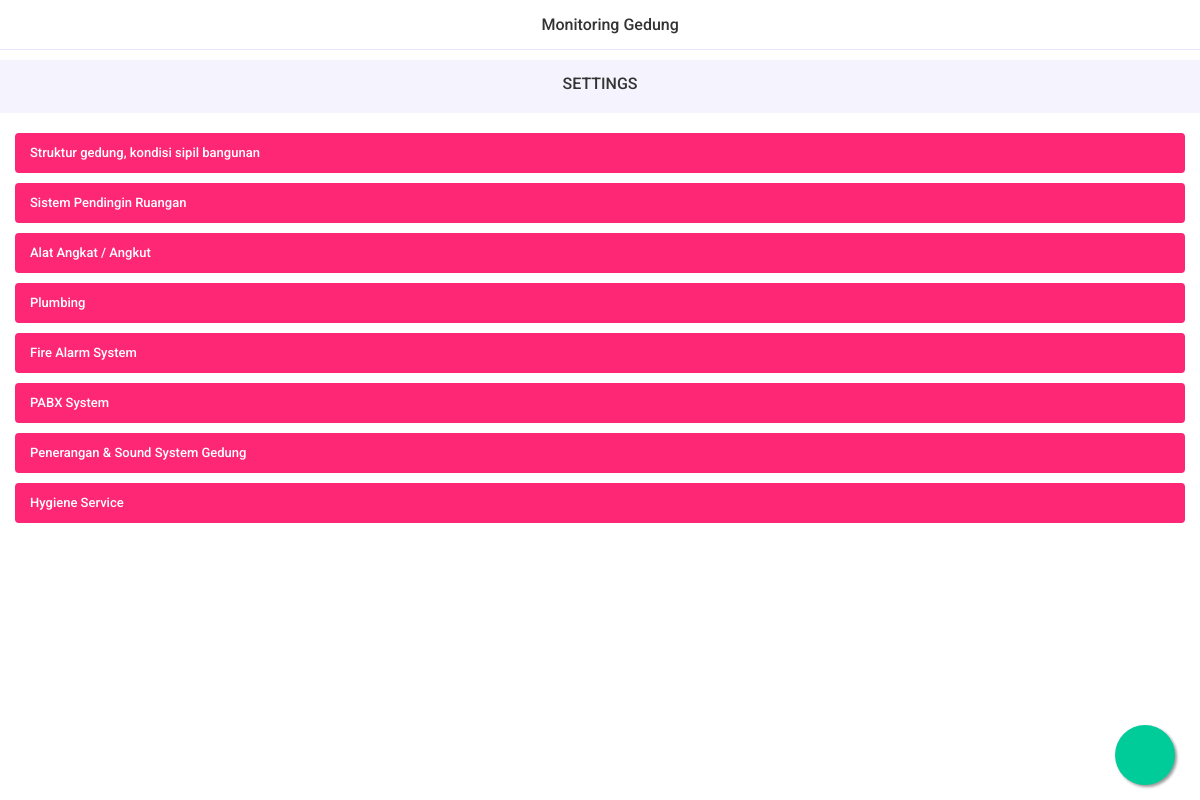
Screenshot of /menondc/settings (signed in) with the database file from the repository.
### menondc/models.py (models this page shows, shortened)
class mendc_area(models.Model):
    nama_area = models.CharField(max_length=100, name='namaArea',
                                 verbose_name='Nama Area', unique=True, blank=True, null=True)
    class Meta:
        db_table = ''
        managed = True
        verbose_name = 'area'
        verbose_name_plural = 'areas'

### menondc/views.py (the view)
# urls.py: path('settings', mendc_settings, name='mendc_settings'),
@login_required(login_url='user_login')
def mendc_settings(request):
    areas = mendc_area.objects.all()
    subareas = mendc_subarea.objects.all()
    context = {
        "areas": areas,
        "subareas": subareas,
        'title': 'Monitoring Gedung'
    }
    return render(request, 'menondc/mendc_settings.html', context)

### templates/menondc/mendc_settings.html (shortened to what this page needs)
{% extends 'base.html' %}{% load static %}
{% block navbar %}
<div class="left"><a href='{% url "mendc_home" %}' class="link"><i class="icon ion-ios-arrow-back"></i></a>
</div>
<div class="title">{{title}}</div>
{% endblock navbar %}
{% block page_wrapper %}
<div class="newsletter bg-lightblue">
  <div class="separator-small"></div>
  <div class="section-title text-center title-large">
    <h6>SETTINGS</h6>
  </div>
  <div class="separator-small"></div>
</div>
<div class="separator-medium"></div>
{% if areaCount == 0 %}
<div class="separator-large"></div>
<div class="maintenance">
  <div class="container">
    <img src="{% static 'images/maintenance.png' %}" height="300" width="300" alt="">
    <h5 class="mb-5" style="color: red;"><strong>Area Not Found</strong></h5>
  </div>
</div>
{% else %}
<div id="accordionParent" class="accordion accordion-inset">
  {% for area in areas %}
  <div class="accordion-item">
    <div class="accordion-title collapsed" data-toggle="collapse" data-target="#accordionTwo{{area.pk}}">
      {{area.namaArea}}
    </div>
  </div>
  {% endfor %}
</div>
{% endif %}
<div class="button-default">
  <a href="{% url 'mendc_area_add' %}" class="float"><i class="icon ion-ios-add my-float"></i></a>
</div>
{% endblock page_wrapper %}

### static/css/style.css (style rules this page uses)
body { font-family: 'Roboto', sans-serif; color: #888; font-size: 14px; font-weight: 400; background: #fff; }
h1, h2, h3, h4, h5, h6 { line-height: 110%; font-family: 'Roboto', sans-serif; margin: 0; font-weight: 500; color: #333; }
h6 { font-size: 16px; }
a { color: #333; }
.ion-ios-add { font-size: 22px !important; }
.bg-lightblue { background: #f5f3fd !important; }
.separator-small { height: 15px; }
.separator-medium { height: 20px; }
.section-title { margin: 0 15px 15px; }
.navbar .link { display: flex; font-size: 26px; height: 50px; align-items: center; }
.navbar .title { font-size: 16px; color: #333; font-weight: 500; }
.accordion .accordion-item .accordion-title { color: #fff; padding-left: 15px; padding-right: 15px; background: #fe2775; font-size: 15px; font-weight: 500; line-height: 50px; cursor: pointer; display: flex; }
.accordion-inset { margin: 0 15px; }
.accordion-inset .accordion-item { margin-bottom: 10px; }
.accordion-inset .accordion-item:last-child { margin-bottom: 0; }
.accordion-inset .accordion-title { border-radius: 4px; }

### templates/base.html (style rules this page uses)
.section-title { margin-bottom: 5px; }
.accordion .accordion-item .accordion-title { line-height: 40px; font-size: 13px; }

### templates/menondc/mendc_settings.html (style rules this page uses)
.float { position: fixed; width: 60px; height: 60px; bottom: 15px; right: 25px; background-color: #0C9; color: #FFF; border-radius: 50%; text-align: center; box-shadow: 2px 2px 3px #999; }
.my-float { margin-top: 22px; }
.ion-ios-add { font-size: 40px !important; }

### rows the page displays
mendc_area: namaArea "Struktur gedung, kondisi sipil bangunan"
mendc_area: namaArea "Sistem Pendingin Ruangan"
mendc_area: namaArea "Alat Angkat / Angkut"
mendc_area: namaArea "Plumbing"
mendc_area: namaArea "Fire Alarm System"
mendc_area: namaArea "PABX System"
mendc_area: namaArea "Penerangan & Sound System Gedung"
mendc_area: namaArea "Hygiene Service"

### other values shown
{{ title }} "Monitoring Gedung"
